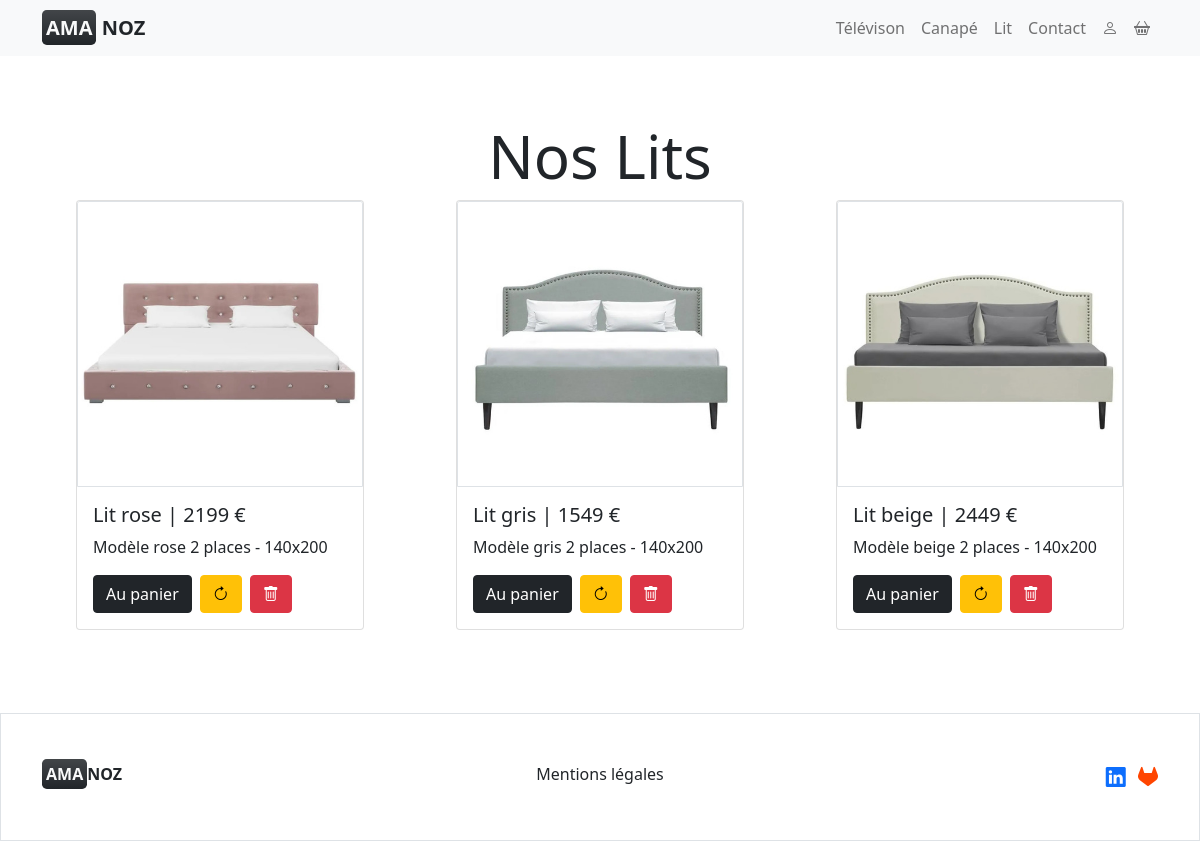
The page /lit.php (signed in) on the database its author committed.
### tables this page shows
CREATE TABLE Article(
	id_article INTEGER NOT NULL Auto_Increment,
	nom_article varchar(100),
	description_article varchar(1000),
	prix_article float,
	image_article varchar(150),
	num_catalogue INTEGER NOT NULL,
	PRIMARY KEY(id_article),
	FOREIGN KEY(num_catalogue) REFERENCES Catalogue(id_catalogue)
);

### lit.php (the view, shortened to what this page needs)
<?php
require('bddconnexion.php');
$req = $bdd->prepare('Select * from article where num_catalogue=2; ');
$req->execute();
$res = $req->fetchAll();
?>
<!DOCTYPE html>
<html>
<?php include("head.php") ?>
<body>
    <?php
    include("header.php");
    ?>
    <main class="mt-120 mb-75">
        <div class="container ">
            <h1 class="text-center fs-50 "> Nos Lits</h1>
            <div class="row">
                <?php foreach ($res as $article) : ?>
                    <div class="col-12 col-md-6 col-lg-4 mb-2">
                        <div class="card mx-auto" style="width: 18rem;">
                            <?php
                            echo '<img src="img/' . $article['image_article'] . '" class="card-img-top border" alt="article">';
                            ?>
                            <div class="card-body">
                                <h5 class="card-title"><?= $article['nom_article'] . ' | ' . $article['prix_article'] . ' €' ?></h5>
                                <p class="card-text"><?= $article['description_article'] ?></p>
                                <?php
                                echo '<a href="addpanier.php?id=' . $article['id_article'] . '" class="btn btn-dark me-2">Au panier</a>';
                                if ($_SESSION['role'] == 1) :;
                                    echo '<a href="updateArticle.php?id=' . $article['id_article'] . '" class="btn btn-warning me-2"><i class="bi bi-arrow-clockwise "></i></a>';
                                    echo '<a href="delete.php?id=' . $article['id_article'] . '" class="btn btn-danger"><i class="bi bi-trash"></i></a>';
                                endif;
                                ?>
                            </div>
                        </div>
                    </div>
                <?php endforeach; ?>
            </div>
        </div>
    </main>
    <?php include("footer.php"); ?>

### head.php (style rules this page uses)
.mt-120 { margin-top: 120px; }
.fs-50 { font-size: 60px; }
.mb-75 { margin-bottom: 75px; }
h5 { margin-bottom: 75px; }

### rows shown on the page
article: image_article (picture), nom_article "Lit rose", prix_article "2199", description_article "Modèle rose 2 places - 140x200"
article: image_article (picture), nom_article "Lit gris", prix_article "1549", description_article "Modèle gris 2 places - 140x200"
article: image_article (picture), nom_article "Lit beige", prix_article "2449", description_article "Modèle beige 2 places - 140x200"
